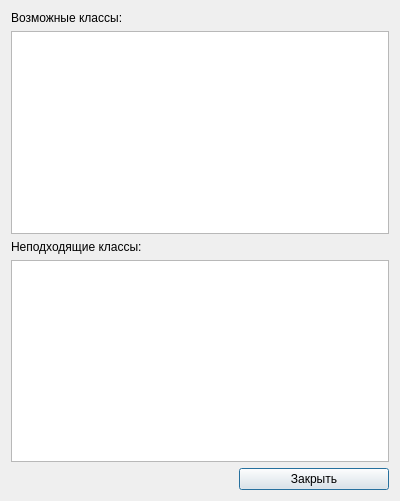
<?xml version="1.0" encoding="UTF-8"?>
<ui version="4.0">
 <class>Resulter</class>
 <widget class="QDialog" name="Resulter">
  <property name="geometry">
   <rect>
    <x>0</x>
    <y>0</y>
    <width>400</width>
    <height>501</height>
   </rect>
  </property>
  <property name="windowTitle">
   <string>Результат</string>
  </property>
  <property name="layoutDirection">
   <enum>Qt::LeftToRight</enum>
  </property>
  <layout class="QVBoxLayout" name="verticalLayout_3">
   <item>
    <layout class="QVBoxLayout" name="verticalLayout">
     <item>
      <widget class="QLabel" name="label">
       <property name="text">
        <string>Возможные классы:</string>
       </property>
      </widget>
     </item>
     <item>
      <widget class="QTableWidget" name="tableWidget"/>
     </item>
    </layout>
   </item>
   <item>
    <layout class="QVBoxLayout" name="verticalLayout_2">
     <item>
      <widget class="QLabel" name="label_2">
       <property name="text">
        <string>Неподходящие классы:</string>
       </property>
      </widget>
     </item>
     <item>
      <widget class="QTableWidget" name="tableWidget_2"/>
     </item>
    </layout>
   </item>
   <item>
    <widget class="QPushButton" name="pushButton">
     <property name="maximumSize">
      <size>
       <width>150</width>
       <height>16777215</height>
      </size>
     </property>
     <property name="layoutDirection">
      <enum>Qt::RightToLeft</enum>
     </property>
     <property name="text">
      <string>Закрыть</string>
     </property>
    </widget>
   </item>
  </layout>
 </widget>
 <resources/>
 <connections/>
</ui>
